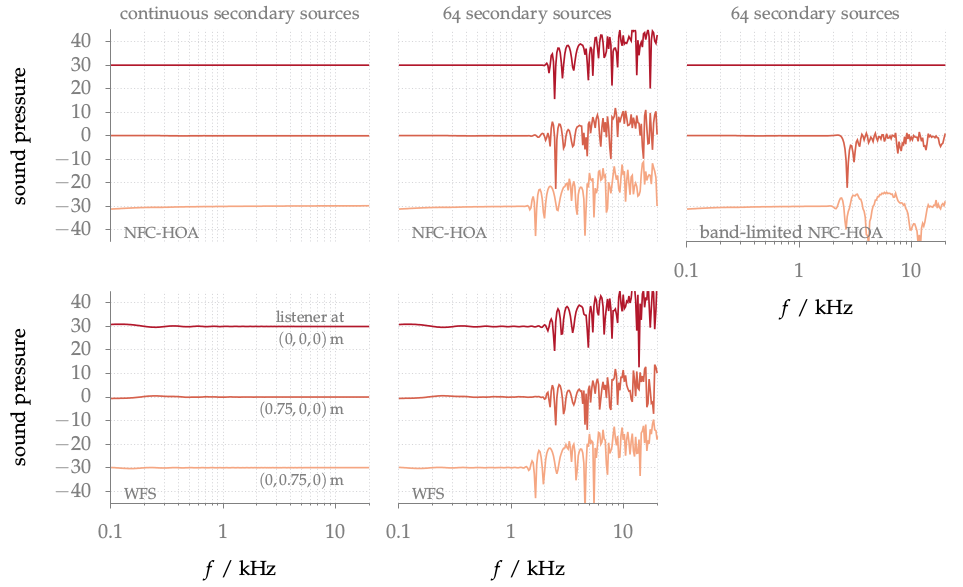

Source code (gnuplot):
#!/usr/bin/gnuplot
#
# FIGURE 3.12: Sound pressure in decibel of a plane wave synthesized by NFC-HOA
# (2.45) and WFS (2.55). Mono-frequent simulations were done for all frequencies
# at three different listening positions. A fixed offset was added to the
# amplitudes for two of the positions for better visualization. Parameters:
# n_k = (0, -1, 0), x_ref = (0, 0, 0) m, circular secondary source distribution
# with a diameter of 3 m.
#
# AUTHOR:   Hagen Wierstorf
# SOFTWARE: gnuplot 5.0 patchlevel 3

reset
set macros
set loadpath '../../gnuplot' 'data'

load 'latex.cfg'
load 'grid.cfg'
set grid xtics ytics mxtics
load 'rdbu.pal'

set terminal epslatex size 16cm,9.15cm color colortext @small
set output 'fig3_12.tex';

unset key

set tmargin 1.2
set bmargin 2

set logscale x
set xrange [0.1:20]
set yrange [-45:45]

db(x) = 20*log10(x)

set multiplot
set size 0.356,0.5
set origin 0,0.5
load 'yborder.cfg'
set xtics nomirror out scale 0,0.001 # add mxtics
set ylabel 'sound pressure'
set lmargin 7
set rmargin 0
set label 1 '\ft continuous secondary sources' at 1.4,52 center tc ls 101
set label 2 '\ft \acs{NFC-HOA}' at 0.13,-41 left front tc ls 101
plot 'freq_response_nfchoa_X0.00_Y0.00.txt' u ($1/1000):(db($2)-52.556+30) w l ls 1 lw 3, \
     'freq_response_nfchoa_X0.75_Y0.00.txt' u ($1/1000):(db($2)-53.179) w l ls 2 lw 3, \
     'freq_response_nfchoa_X0.00_Y0.75.txt' u ($1/1000):(db($2)-55.224-30) w l ls 3 lw 3
set origin 0.335,0.5
load 'noborder.cfg'
set xtics nomirror out scale 0,0.001 # add mxtics
unset ylabel
set lmargin 3.5
set rmargin 3.5
set label 1 '\ft 64 secondary sources'
plot 'freq_response_nfchoa_X0.00_Y0.00_nls64.txt' u ($1/1000):(db($2)-16.638+30) w l ls 1 lw 3,\
     'freq_response_nfchoa_X0.75_Y0.00_nls64.txt' u ($1/1000):(db($2)-17.261) w l ls 2 lw 3,\
     'freq_response_nfchoa_X0.00_Y0.75_nls64.txt' u ($1/1000):(db($2)-19.306-30) w l ls 3 lw 3
set origin 0.67,0.5
load 'xborder.cfg'
set xlabel '$f$ / kHz'
set lmargin 0
set rmargin 7
set label 2 '\ft band-limited \acs{NFC-HOA}'
plot 'freq_response_nfchoa_X0.00_Y0.00_nls64_band_limited.txt' u ($1/1000):(db($2)-16.638+30) w l ls 1 lw 3,\
     'freq_response_nfchoa_X0.75_Y0.00_nls64_band_limited.txt' u ($1/1000):(db($2)-17.261) w l ls 2 lw 3,\
     'freq_response_nfchoa_X0.00_Y0.75_nls64_band_limited.txt' u ($1/1000):(db($2)-19.306-30) w l ls 3 lw 3
set origin 0,0
load 'xyborder.cfg'
set ylabel 'sound pressure'
set bmargin 3.2
set tmargin 0
set lmargin 7
set rmargin 0
unset label 1
set label 2 '\ft \acs{WFS}'
set label 3 '\scs listener at'  at 12,34 right front tc ls 101
set label 4 '\scs $(0,0,0)$\,m' at 12,25 right front tc ls 101
set label 5 '\scs $(0.75,0,0)$\,m' at 12,-5 right front tc ls 101
set label 6 '\scs $(0,0.75,0)$\,m' at 12,-35 right front tc ls 101
plot 'freq_response_wfs_X0.00_Y0.00.txt' u ($1/1000):(db($2)-52.576+30) w l ls 1 lw 3,\
     'freq_response_wfs_X0.75_Y0.00.txt' u ($1/1000):(db($2)-53.168) w l ls 2 lw 3,\
     'freq_response_wfs_X0.00_Y0.75.txt' u ($1/1000):(db($2)-55.549-30) w l ls 3 lw 3
set origin 0.335,0
load 'xborder.cfg'
set lmargin 3.5
set rmargin 3.5
unset for [ii=3:6] label ii
plot 'freq_response_wfs_X0.00_Y0.00_nls64.txt' u ($1/1000):(db($2)-16.675+30) w l ls 1 lw 3,\
     'freq_response_wfs_X0.75_Y0.00_nls64.txt' u ($1/1000):(db($2)-17.228) w l ls 2 lw 3,\
     'freq_response_wfs_X0.00_Y0.75_nls64.txt' u ($1/1000):(db($2)-19.582-30) w l ls 3 lw 3
unset multiplot

call 'plot.plt' 'fig3_12'

# vim: set textwidth=200:
